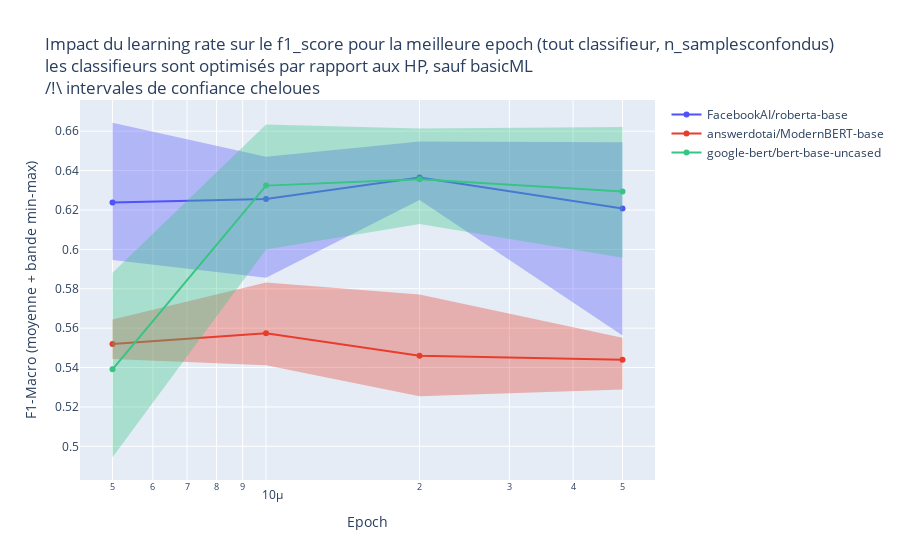

The notebook cell saved with this chart:
### Code cell
from scipy.stats import t
alpha = 1 - 0.9

df_lr = df.groupby(["model","lr", "method"], as_index=False).\
    agg(
        best_f1 = ("f1_macro", lambda x : max(x)),
    ).\
    groupby(["model","lr"], as_index=False).\
    agg(
        mean_f1_macro = ("best_f1", lambda x : np.mean(x)),
        CI_f1_macro_upper = ("best_f1", lambda x : max(x)),
        CI_f1_macro_lower = ("best_f1", lambda x : min(x))
    )

fig = go.Figure(layout = {
    "title" : {"text" : ("Impact du learning rate sur le f1_score pour la "
                         "meilleure epoch (tout classifieur, n_samples"
                         "confondus)<br>"
                         "les classifieurs sont optimisés par rapport aux HP, sauf basicML<br>"
                         "/!\\ intervales de confiance cheloues"
                         )},
    "xaxis" : {"title" : {"text" : "Epoch"}, "type":"log"},
    "yaxis" : {"title" : {"text" : "F1-Macro (moyenne + bande min-max)"}}
})
for idx, (model_name, sub_df) in enumerate(df_lr.groupby("model")):
    fig.add_trace(
        go.Scatter(
            x = sub_df["lr"],
            y = sub_df["mean_f1_macro"],
            line = {"color" : "rgb({r},{g},{b})".format(**colors[idx])},
            name = model_name
        )
    )
    fig.add_trace(
        go.Scatter(
            x= [*sub_df["lr"],*sub_df["lr"][::-1]],
            y= [*sub_df["CI_f1_macro_upper"], *sub_df["CI_f1_macro_lower"][::-1]],
            fill='toself',
            fillcolor='rgba({r},{g},{b},0.35)'.format(**colors[idx]),
            line=dict(color='rgba(0,0,0,0)'),
            hoverinfo="skip",
            showlegend=False
        )
    )

fig

### Figure 1 — Plotly figure (JSON) as saved in the notebook; plotly's stock layout.template omitted (floating-point values rounded to 4 significant figures)
{"data": [{"line": {"color": "rgb(80,82,249)"}, "name": "FacebookAI/roberta-base", "type": "scatter", "x": [5e-06, 1e-05, 2e-05, 5e-05], "y": [0.6238, 0.6256, 0.6365, 0.6208]}, {"fill": "toself", "fillcolor": "rgba(80,82,249,0.35)", "hoverinfo": "skip", "line": {"color": "rgba(0,0,0,0)"}, "showlegend": false, "type": "scatter", "x": [5e-06, 1e-05, 2e-05, 5e-05, 5e-05, 2e-05, 1e-05, 5e-06], "y": [0.6643, 0.647, 0.6548, 0.6544, 0.5563, 0.625, 0.5856, 0.5947]}, {"line": {"color": "rgb(232,61,45)"}, "name": "answerdotai/ModernBERT-base", "type": "scatter", "x": [5e-06, 1e-05, 2e-05, 5e-05], "y": [0.552, 0.5574, 0.546, 0.544]}, {"fill": "toself", "fillcolor": "rgba(232,61,45,0.35)", "hoverinfo": "skip", "line": {"color": "rgba(0,0,0,0)"}, "showlegend": false, "type": "scatter", "x": [5e-06, 1e-05, 2e-05, 5e-05, 5e-05, 2e-05, 1e-05, 5e-06], "y": [0.5644, 0.5832, 0.5771, 0.5551, 0.5288, 0.5254, 0.5411, 0.5444]}, {"line": {"color": "rgb(56,196,132)"}, "name": "google-bert/bert-base-uncased", "type": "scatter", "x": [5e-06, 1e-05, 2e-05, 5e-05], "y": [0.5391, 0.6324, 0.6356, 0.6294]}, {"fill": "toself", "fillcolor": "rgba(56,196,132,0.35)", "hoverinfo": "skip", "line": {"color": "rgba(0,0,0,0)"}, "showlegend": false, "type": "scatter", "x": [5e-06, 1e-05, 2e-05, 5e-05, 5e-05, 2e-05, 1e-05, 5e-06], "y": [0.5882, 0.6634, 0.6614, 0.6621, 0.5957, 0.6129, 0.6, 0.4945]}], "layout": {"title": {"text": "Impact du learning rate sur le f1_score pour la meilleure epoch (tout classifieur, n_samplesconfondus)<br>les classifieurs sont optimisés par rapport aux HP, sauf basicML<br>/!\\ intervales de confiance cheloues"}, "xaxis": {"title": {"text": "Epoch"}, "type": "log"}, "yaxis": {"title": {"text": "F1-Macro (moyenne + bande min-max)"}}}}
